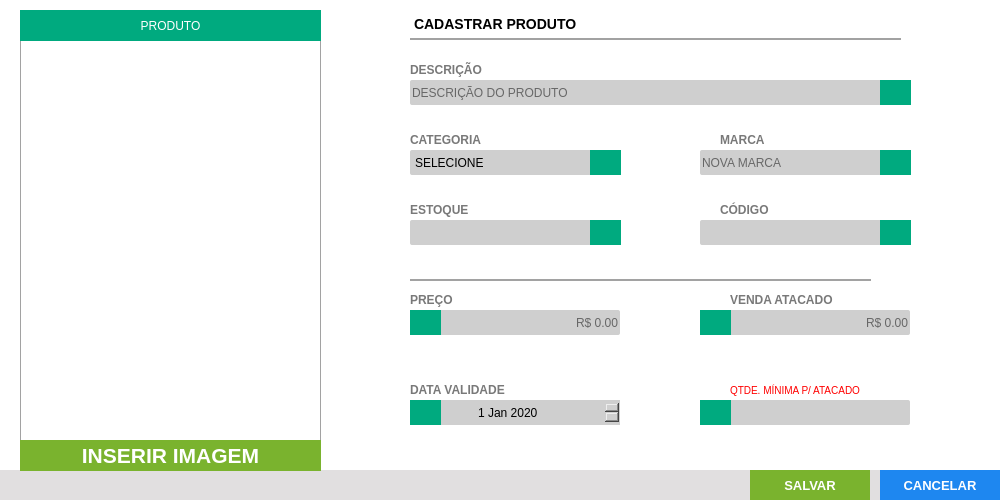
<?xml version="1.0" encoding="UTF-8"?>
<ui version="4.0">
 <class>Form_Cad_Produtos</class>
 <widget class="QFrame" name="Form_Cad_Produtos">
  <property name="windowModality">
   <enum>Qt::ApplicationModal</enum>
  </property>
  <property name="geometry">
   <rect>
    <x>0</x>
    <y>0</y>
    <width>1000</width>
    <height>500</height>
   </rect>
  </property>
  <property name="minimumSize">
   <size>
    <width>1000</width>
    <height>500</height>
   </size>
  </property>
  <property name="maximumSize">
   <size>
    <width>1000</width>
    <height>500</height>
   </size>
  </property>
  <property name="windowTitle">
   <string>LC INFORMÁTICA | CADASTRO PRODUTOS</string>
  </property>
  <property name="windowIcon">
   <iconset>
    <normaloff>../../img/produtos-.png</normaloff>../../img/produtos-.png</iconset>
  </property>
  <property name="frameShape">
   <enum>QFrame::StyledPanel</enum>
  </property>
  <property name="frameShadow">
   <enum>QFrame::Raised</enum>
  </property>
  <widget class="QFrame" name="fr_FormProdutos">
   <property name="geometry">
    <rect>
     <x>0</x>
     <y>0</y>
     <width>1000</width>
     <height>500</height>
    </rect>
   </property>
   <property name="styleSheet">
    <string notr="true">background: #FFF;
border: none</string>
   </property>
   <widget class="QLabel" name="lb_FormProdutos">
    <property name="geometry">
     <rect>
      <x>410</x>
      <y>10</y>
      <width>491</width>
      <height>30</height>
     </rect>
    </property>
    <property name="styleSheet">
     <string notr="true">QLabel{
font-size: 14px;
font-family: &quot;Arial&quot;;
font-weight: bold;

border-bottom: 2px solid #A2A2A2
}</string>
    </property>
    <property name="text">
     <string>CADASTRAR PRODUTO</string>
    </property>
   </widget>
   <widget class="QLabel" name="lb_FotoProduto">
    <property name="geometry">
     <rect>
      <x>20</x>
      <y>40</y>
      <width>301</width>
      <height>401</height>
     </rect>
    </property>
    <property name="toolTip">
     <string>Insira uma imagem</string>
    </property>
    <property name="styleSheet">
     <string notr="true">border: 1px solid #A2A2A2;
background: url('Images/icon/Photo.svg') center no-repeat 
</string>
    </property>
    <property name="text">
     <string/>
    </property>
    <property name="scaledContents">
     <bool>true</bool>
    </property>
    <property name="alignment">
     <set>Qt::AlignCenter</set>
    </property>
   </widget>
   <widget class="QLabel" name="lb_FormProdutos_2">
    <property name="geometry">
     <rect>
      <x>410</x>
      <y>60</y>
      <width>150</width>
      <height>20</height>
     </rect>
    </property>
    <property name="styleSheet">
     <string notr="true">QLabel{
font-size: 12px;
font-family: &quot;Arial Unicode MS&quot;;
font-weight: bold;
color: #797979
}</string>
    </property>
    <property name="text">
     <string>DESCRIÇÃO</string>
    </property>
   </widget>
   <widget class="QLineEdit" name="tx_DescricaoProduto">
    <property name="geometry">
     <rect>
      <x>410</x>
      <y>80</y>
      <width>501</width>
      <height>25</height>
     </rect>
    </property>
    <property name="focusPolicy">
     <enum>Qt::WheelFocus</enum>
    </property>
    <property name="styleSheet">
     <string notr="true">QLineEdit{
background: #CFCFCF;
border-radius: 2px;
color: #000;
font: 13px &quot;Arial&quot; ;

}
QLineEdit:Focus {
border: 1px solid red;
}</string>
    </property>
    <property name="placeholderText">
     <string>DESCRIÇÃO DO PRODUTO</string>
    </property>
    <property name="clearButtonEnabled">
     <bool>true</bool>
    </property>
   </widget>
   <widget class="QLabel" name="lb_FormProdutos_3">
    <property name="geometry">
     <rect>
      <x>410</x>
      <y>130</y>
      <width>211</width>
      <height>20</height>
     </rect>
    </property>
    <property name="styleSheet">
     <string notr="true">QLabel{
font-size: 12px;
font-family: &quot;Arial Unicode MS&quot;;
font-weight: bold;
color: #797979
}</string>
    </property>
    <property name="text">
     <string>CATEGORIA</string>
    </property>
   </widget>
   <widget class="QComboBox" name="cb_CategoriaProduto">
    <property name="geometry">
     <rect>
      <x>410</x>
      <y>150</y>
      <width>210</width>
      <height>25</height>
     </rect>
    </property>
    <property name="minimumSize">
     <size>
      <width>210</width>
      <height>0</height>
     </size>
    </property>
    <property name="styleSheet">
     <string notr="true">QComboBox{
background: #CFCFCF;
border-radius: 2px;
color: #000;
font: 13px &quot;Arial&quot; ;
text-transform: uppercase
}
QComboBox:Focus {
border: 1px solid red;
}
 QComboBox::drop-down {
     subcontrol-origin: padding;
     subcontrol-position: top right;
     width: 25px;
     border-left-width: 1px;
     border-left-color: darkgray;
     border-left-style: solid; /* just a single line */
     border-top-right-radius: 3px; /* same radius as the QComboBox */
     border-bottom-right-radius: 3px;
 }
QComboBox::down-arrow {
     image: url(&quot;+self.resourcepath('Images/down.png')+&quot;);
 }
</string>
    </property>
    <item>
     <property name="text">
      <string>SELECIONE</string>
     </property>
    </item>
    <item>
     <property name="text">
      <string>ALIMENTOS </string>
     </property>
    </item>
    <item>
     <property name="text">
      <string>BEBIDAS</string>
     </property>
    </item>
    <item>
     <property name="text">
      <string>INFORMÁTICA</string>
     </property>
    </item>
    <item>
     <property name="text">
      <string>ELETRÔNICOS</string>
     </property>
    </item>
   </widget>
   <widget class="QLabel" name="lb_FormProdutos_4">
    <property name="geometry">
     <rect>
      <x>720</x>
      <y>130</y>
      <width>191</width>
      <height>20</height>
     </rect>
    </property>
    <property name="styleSheet">
     <string notr="true">QLabel{
font-size: 12px;
font-family: &quot;Arial Unicode MS&quot;;
font-weight: bold;
color: #797979
}</string>
    </property>
    <property name="text">
     <string>MARCA</string>
    </property>
   </widget>
   <widget class="QLabel" name="lb_FormProdutos_5">
    <property name="geometry">
     <rect>
      <x>410</x>
      <y>200</y>
      <width>201</width>
      <height>20</height>
     </rect>
    </property>
    <property name="styleSheet">
     <string notr="true">QLabel{
font-size: 12px;
font-family: &quot;Arial Unicode MS&quot;;
font-weight: bold;
color: #797979
}</string>
    </property>
    <property name="text">
     <string>ESTOQUE</string>
    </property>
   </widget>
   <widget class="QLabel" name="lb_FormProdutos_6">
    <property name="geometry">
     <rect>
      <x>720</x>
      <y>200</y>
      <width>191</width>
      <height>20</height>
     </rect>
    </property>
    <property name="styleSheet">
     <string notr="true">QLabel{
font-size: 12px;
font-family: &quot;Arial Unicode MS&quot;;
font-weight: bold;
color: #797979
}</string>
    </property>
    <property name="text">
     <string>CÓDIGO</string>
    </property>
   </widget>
   <widget class="QLineEdit" name="tx_Estoque">
    <property name="geometry">
     <rect>
      <x>410</x>
      <y>220</y>
      <width>210</width>
      <height>25</height>
     </rect>
    </property>
    <property name="focusPolicy">
     <enum>Qt::WheelFocus</enum>
    </property>
    <property name="styleSheet">
     <string notr="true">QLineEdit{
background: #CFCFCF;
border-radius: 2px;
color: #000;
font: 13px &quot;Arial&quot; 
}
QLineEdit:Focus {
border: 1px solid red;
}</string>
    </property>
    <property name="text">
     <string/>
    </property>
    <property name="placeholderText">
     <string/>
    </property>
    <property name="clearButtonEnabled">
     <bool>true</bool>
    </property>
   </widget>
   <widget class="QLineEdit" name="tx_Codigo">
    <property name="geometry">
     <rect>
      <x>700</x>
      <y>220</y>
      <width>210</width>
      <height>25</height>
     </rect>
    </property>
    <property name="focusPolicy">
     <enum>Qt::WheelFocus</enum>
    </property>
    <property name="styleSheet">
     <string notr="true">QLineEdit{
background: #CFCFCF;
border-radius: 2px;
color: #000;
font: 13px &quot;Arial&quot; 
}
QLineEdit:Focus {
border: 1px solid red;
}</string>
    </property>
    <property name="placeholderText">
     <string/>
    </property>
    <property name="clearButtonEnabled">
     <bool>true</bool>
    </property>
   </widget>
   <widget class="QLabel" name="lb_FormProdutos_8">
    <property name="geometry">
     <rect>
      <x>410</x>
      <y>260</y>
      <width>461</width>
      <height>21</height>
     </rect>
    </property>
    <property name="styleSheet">
     <string notr="true">QLabel{
font-size: 14px;
font-family: &quot;Arial&quot;;
font-weight: normal;

border-bottom: 2px solid #A2A2A2;
color: #797979
}</string>
    </property>
    <property name="text">
     <string/>
    </property>
   </widget>
   <widget class="QLineEdit" name="tx_Preco_Produto">
    <property name="geometry">
     <rect>
      <x>410</x>
      <y>310</y>
      <width>210</width>
      <height>25</height>
     </rect>
    </property>
    <property name="focusPolicy">
     <enum>Qt::WheelFocus</enum>
    </property>
    <property name="styleSheet">
     <string notr="true">QLineEdit{
background: #CFCFCF;
border-radius: 2px;
color: #000;
font: 14px &quot;Arial&quot; ;
text-transform: uppercase;
}
QLineEdit:Focus {
border: 1px solid red;
}</string>
    </property>
    <property name="alignment">
     <set>Qt::AlignRight|Qt::AlignTrailing|Qt::AlignVCenter</set>
    </property>
    <property name="placeholderText">
     <string>R$ 0.00</string>
    </property>
    <property name="clearButtonEnabled">
     <bool>true</bool>
    </property>
   </widget>
   <widget class="QLabel" name="lb_FormProdutos_10">
    <property name="geometry">
     <rect>
      <x>410</x>
      <y>290</y>
      <width>50</width>
      <height>20</height>
     </rect>
    </property>
    <property name="styleSheet">
     <string notr="true">QLabel{
font-size: 12px;
font-family: &quot;Arial Unicode MS&quot;;
font-weight: bold;
color: #797979
}</string>
    </property>
    <property name="text">
     <string>PREÇO</string>
    </property>
   </widget>
   <widget class="QLabel" name="lb_FormProdutos_13">
    <property name="geometry">
     <rect>
      <x>730</x>
      <y>290</y>
      <width>150</width>
      <height>20</height>
     </rect>
    </property>
    <property name="styleSheet">
     <string notr="true">QLabel{
font-size: 12px;
font-family: &quot;Arial Unicode MS&quot;;
font-weight: bold;
color: #797979
}</string>
    </property>
    <property name="text">
     <string>VENDA ATACADO</string>
    </property>
   </widget>
   <widget class="QLineEdit" name="tx_Venda_Atacado">
    <property name="geometry">
     <rect>
      <x>700</x>
      <y>310</y>
      <width>210</width>
      <height>25</height>
     </rect>
    </property>
    <property name="focusPolicy">
     <enum>Qt::WheelFocus</enum>
    </property>
    <property name="styleSheet">
     <string notr="true">QLineEdit{
background: #CFCFCF;
border-radius: 2px;
color: #000;
font: 14px &quot;Arial&quot; ;
text-transform: uppercase;
}
QLineEdit:Focus {
border: 1px solid red;
}</string>
    </property>
    <property name="alignment">
     <set>Qt::AlignRight|Qt::AlignTrailing|Qt::AlignVCenter</set>
    </property>
    <property name="placeholderText">
     <string>R$ 0.00</string>
    </property>
    <property name="clearButtonEnabled">
     <bool>true</bool>
    </property>
   </widget>
   <widget class="QFrame" name="fr_BotoesFormProdutos">
    <property name="geometry">
     <rect>
      <x>0</x>
      <y>470</y>
      <width>1000</width>
      <height>30</height>
     </rect>
    </property>
    <property name="styleSheet">
     <string notr="true">background:#E1DFE0;
border: none;</string>
    </property>
    <widget class="QPushButton" name="Bt_CancelarProdutos">
     <property name="geometry">
      <rect>
       <x>880</x>
       <y>0</y>
       <width>120</width>
       <height>30</height>
      </rect>
     </property>
     <property name="font">
      <font>
       <pointsize>10</pointsize>
       <weight>75</weight>
       <bold>true</bold>
      </font>
     </property>
     <property name="cursor">
      <cursorShape>PointingHandCursor</cursorShape>
     </property>
     <property name="focusPolicy">
      <enum>Qt::NoFocus</enum>
     </property>
     <property name="contextMenuPolicy">
      <enum>Qt::ActionsContextMenu</enum>
     </property>
     <property name="styleSheet">
      <string notr="true">QPushButton {
background-color: #1E87F0;
color: #FFF
 }
QPushButton:hover{
background-color: #40a286
}</string>
     </property>
     <property name="text">
      <string>CANCELAR</string>
     </property>
     <property name="icon">
      <iconset>
       <normaloff>:/sair/delete_delete_exit_1577.png</normaloff>:/sair/delete_delete_exit_1577.png</iconset>
     </property>
     <property name="iconSize">
      <size>
       <width>75</width>
       <height>25</height>
      </size>
     </property>
    </widget>
    <widget class="QPushButton" name="Bt_SalvarProdutos">
     <property name="geometry">
      <rect>
       <x>750</x>
       <y>0</y>
       <width>120</width>
       <height>30</height>
      </rect>
     </property>
     <property name="font">
      <font>
       <family>Tahoma</family>
       <pointsize>10</pointsize>
       <weight>75</weight>
       <bold>true</bold>
      </font>
     </property>
     <property name="cursor">
      <cursorShape>PointingHandCursor</cursorShape>
     </property>
     <property name="focusPolicy">
      <enum>Qt::NoFocus</enum>
     </property>
     <property name="contextMenuPolicy">
      <enum>Qt::ActionsContextMenu</enum>
     </property>
     <property name="styleSheet">
      <string notr="true">QPushButton {
background-color: #7AB32E;
color: #FFF
 }
QPushButton:hover{
background-color: #40a286
}</string>
     </property>
     <property name="text">
      <string>SALVAR</string>
     </property>
     <property name="icon">
      <iconset>
       <normaloff>:/salvar/salvar.png</normaloff>:/salvar/salvar.png</iconset>
     </property>
     <property name="iconSize">
      <size>
       <width>50</width>
       <height>25</height>
      </size>
     </property>
    </widget>
   </widget>
   <widget class="QLabel" name="lb_qtdeMin">
    <property name="geometry">
     <rect>
      <x>890</x>
      <y>350</y>
      <width>40</width>
      <height>35</height>
     </rect>
    </property>
    <property name="text">
     <string/>
    </property>
   </widget>
   <widget class="QLineEdit" name="tx_MinimoAtacado">
    <property name="geometry">
     <rect>
      <x>700</x>
      <y>400</y>
      <width>210</width>
      <height>25</height>
     </rect>
    </property>
    <property name="focusPolicy">
     <enum>Qt::WheelFocus</enum>
    </property>
    <property name="styleSheet">
     <string notr="true">QLineEdit{
background: #CFCFCF;
border-radius: 2px;
color: #000;
font: 12px &quot;Arial&quot; ;
text-transform: uppercase
}
QLineEdit:Focus {
border: 1px solid red;
}</string>
    </property>
    <property name="alignment">
     <set>Qt::AlignCenter</set>
    </property>
    <property name="placeholderText">
     <string/>
    </property>
    <property name="clearButtonEnabled">
     <bool>true</bool>
    </property>
   </widget>
   <widget class="QLabel" name="lb_FormProdutos_14">
    <property name="geometry">
     <rect>
      <x>730</x>
      <y>380</y>
      <width>140</width>
      <height>20</height>
     </rect>
    </property>
    <property name="styleSheet">
     <string notr="true">QLabel{
font-size: 10px;
font-family: &quot;Arial Unicode MS&quot;;
font-weight: normal;
color: red
}</string>
    </property>
    <property name="text">
     <string>QTDE. MÍNIMA P/ ATACADO</string>
    </property>
   </widget>
   <widget class="QLineEdit" name="tx_Marca">
    <property name="geometry">
     <rect>
      <x>700</x>
      <y>150</y>
      <width>210</width>
      <height>25</height>
     </rect>
    </property>
    <property name="styleSheet">
     <string notr="true">QLineEdit{
background: #CFCFCF;
border-radius: 2px;
color: #000;
font: 13px &quot;Arial&quot; ;

}
QLineEdit:Focus {
border: 1px solid red;
}</string>
    </property>
    <property name="placeholderText">
     <string>NOVA MARCA</string>
    </property>
    <property name="clearButtonEnabled">
     <bool>true</bool>
    </property>
   </widget>
   <widget class="QPushButton" name="bt_AddImagem">
    <property name="geometry">
     <rect>
      <x>20</x>
      <y>440</y>
      <width>301</width>
      <height>31</height>
     </rect>
    </property>
    <property name="font">
     <font>
      <family>Arial</family>
      <pointsize>16</pointsize>
      <weight>75</weight>
      <bold>true</bold>
     </font>
    </property>
    <property name="toolTip">
     <string>&lt;html&gt;&lt;head/&gt;&lt;body&gt;&lt;p&gt;CADASTRAR IMGEM&lt;/p&gt;&lt;/body&gt;&lt;/html&gt;</string>
    </property>
    <property name="styleSheet">
     <string notr="true">QPushButton{
background: #7AB32E;
color: #FFF
}
QPushButton:hover{
background-color: #40a286
}</string>
    </property>
    <property name="text">
     <string>INSERIR IMAGEM</string>
    </property>
    <property name="icon">
     <iconset>
      <normaloff>:/sair/delete_delete_exit_1577.png</normaloff>:/sair/delete_delete_exit_1577.png</iconset>
    </property>
   </widget>
   <widget class="Line" name="line">
    <property name="geometry">
     <rect>
      <x>370</x>
      <y>70</y>
      <width>3</width>
      <height>61</height>
     </rect>
    </property>
    <property name="orientation">
     <enum>Qt::Vertical</enum>
    </property>
   </widget>
   <widget class="QLabel" name="label">
    <property name="geometry">
     <rect>
      <x>590</x>
      <y>150</y>
      <width>31</width>
      <height>25</height>
     </rect>
    </property>
    <property name="styleSheet">
     <string notr="true">background-color: rgb(0, 170, 127);</string>
    </property>
    <property name="text">
     <string/>
    </property>
   </widget>
   <widget class="QLabel" name="label_2">
    <property name="geometry">
     <rect>
      <x>590</x>
      <y>220</y>
      <width>31</width>
      <height>25</height>
     </rect>
    </property>
    <property name="styleSheet">
     <string notr="true">background-color: rgb(0, 170, 127);</string>
    </property>
    <property name="text">
     <string/>
    </property>
   </widget>
   <widget class="QLabel" name="label_3">
    <property name="geometry">
     <rect>
      <x>880</x>
      <y>150</y>
      <width>31</width>
      <height>25</height>
     </rect>
    </property>
    <property name="styleSheet">
     <string notr="true">background-color: rgb(0, 170, 127);</string>
    </property>
    <property name="text">
     <string/>
    </property>
   </widget>
   <widget class="QLabel" name="label_4">
    <property name="geometry">
     <rect>
      <x>880</x>
      <y>220</y>
      <width>31</width>
      <height>25</height>
     </rect>
    </property>
    <property name="styleSheet">
     <string notr="true">background-color: rgb(0, 170, 127);</string>
    </property>
    <property name="text">
     <string/>
    </property>
   </widget>
   <widget class="QLabel" name="label_5">
    <property name="geometry">
     <rect>
      <x>880</x>
      <y>80</y>
      <width>31</width>
      <height>25</height>
     </rect>
    </property>
    <property name="styleSheet">
     <string notr="true">background-color: rgb(0, 170, 127);</string>
    </property>
    <property name="text">
     <string/>
    </property>
   </widget>
   <widget class="QDateEdit" name="dateEdit">
    <property name="geometry">
     <rect>
      <x>410</x>
      <y>400</y>
      <width>210</width>
      <height>25</height>
     </rect>
    </property>
    <property name="styleSheet">
     <string notr="true">background: #CFCFCF;</string>
    </property>
    <property name="alignment">
     <set>Qt::AlignCenter</set>
    </property>
    <property name="dateTime">
     <datetime>
      <hour>0</hour>
      <minute>0</minute>
      <second>0</second>
      <year>2020</year>
      <month>1</month>
      <day>1</day>
     </datetime>
    </property>
   </widget>
   <widget class="QLabel" name="label_6">
    <property name="geometry">
     <rect>
      <x>410</x>
      <y>310</y>
      <width>31</width>
      <height>25</height>
     </rect>
    </property>
    <property name="styleSheet">
     <string notr="true">background-color: rgb(0, 170, 127);</string>
    </property>
    <property name="text">
     <string/>
    </property>
   </widget>
   <widget class="QLabel" name="label_7">
    <property name="geometry">
     <rect>
      <x>700</x>
      <y>310</y>
      <width>31</width>
      <height>25</height>
     </rect>
    </property>
    <property name="styleSheet">
     <string notr="true">background-color: rgb(0, 170, 127);</string>
    </property>
    <property name="text">
     <string/>
    </property>
   </widget>
   <widget class="QLabel" name="label_8">
    <property name="geometry">
     <rect>
      <x>700</x>
      <y>400</y>
      <width>31</width>
      <height>25</height>
     </rect>
    </property>
    <property name="styleSheet">
     <string notr="true">background-color: rgb(0, 170, 127);</string>
    </property>
    <property name="text">
     <string/>
    </property>
   </widget>
   <widget class="QLabel" name="label_10">
    <property name="geometry">
     <rect>
      <x>410</x>
      <y>400</y>
      <width>31</width>
      <height>25</height>
     </rect>
    </property>
    <property name="styleSheet">
     <string notr="true">background-color: rgb(0, 170, 127);</string>
    </property>
    <property name="text">
     <string/>
    </property>
   </widget>
   <widget class="QLabel" name="lb_FormProdutos_15">
    <property name="geometry">
     <rect>
      <x>410</x>
      <y>380</y>
      <width>141</width>
      <height>20</height>
     </rect>
    </property>
    <property name="styleSheet">
     <string notr="true">QLabel{
font-size: 12px;
font-family: &quot;Arial Unicode MS&quot;;
font-weight: bold;
color: #797979
}</string>
    </property>
    <property name="text">
     <string>DATA VALIDADE</string>
    </property>
   </widget>
   <widget class="QLabel" name="label_9">
    <property name="geometry">
     <rect>
      <x>20</x>
      <y>10</y>
      <width>301</width>
      <height>31</height>
     </rect>
    </property>
    <property name="styleSheet">
     <string notr="true">background-color: rgb(0, 170, 127);
color: #FFF</string>
    </property>
    <property name="text">
     <string>PRODUTO</string>
    </property>
    <property name="alignment">
     <set>Qt::AlignCenter</set>
    </property>
   </widget>
   <zorder>tx_Marca</zorder>
   <zorder>lb_FormProdutos</zorder>
   <zorder>lb_FotoProduto</zorder>
   <zorder>lb_FormProdutos_2</zorder>
   <zorder>tx_DescricaoProduto</zorder>
   <zorder>lb_FormProdutos_3</zorder>
   <zorder>cb_CategoriaProduto</zorder>
   <zorder>lb_FormProdutos_4</zorder>
   <zorder>lb_FormProdutos_5</zorder>
   <zorder>lb_FormProdutos_6</zorder>
   <zorder>tx_Estoque</zorder>
   <zorder>tx_Codigo</zorder>
   <zorder>lb_FormProdutos_8</zorder>
   <zorder>tx_Preco_Produto</zorder>
   <zorder>lb_FormProdutos_10</zorder>
   <zorder>lb_FormProdutos_13</zorder>
   <zorder>tx_Venda_Atacado</zorder>
   <zorder>fr_BotoesFormProdutos</zorder>
   <zorder>lb_qtdeMin</zorder>
   <zorder>tx_MinimoAtacado</zorder>
   <zorder>lb_FormProdutos_14</zorder>
   <zorder>bt_AddImagem</zorder>
   <zorder>line</zorder>
   <zorder>label</zorder>
   <zorder>label_2</zorder>
   <zorder>label_3</zorder>
   <zorder>label_4</zorder>
   <zorder>label_5</zorder>
   <zorder>dateEdit</zorder>
   <zorder>label_6</zorder>
   <zorder>label_7</zorder>
   <zorder>label_8</zorder>
   <zorder>label_10</zorder>
   <zorder>lb_FormProdutos_15</zorder>
   <zorder>label_9</zorder>
  </widget>
 </widget>
 <tabstops>
  <tabstop>tx_DescricaoProduto</tabstop>
  <tabstop>cb_CategoriaProduto</tabstop>
  <tabstop>tx_Marca</tabstop>
  <tabstop>tx_Estoque</tabstop>
  <tabstop>tx_Codigo</tabstop>
  <tabstop>tx_Preco_Produto</tabstop>
  <tabstop>tx_Venda_Atacado</tabstop>
  <tabstop>dateEdit</tabstop>
  <tabstop>tx_MinimoAtacado</tabstop>
  <tabstop>bt_AddImagem</tabstop>
 </tabstops>
 <resources>
  <include location="../Icones/icones.qrc"/>
 </resources>
 <connections/>
</ui>
